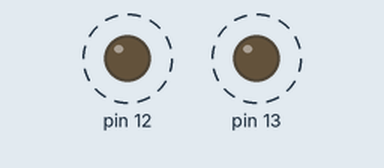
The sketch below on a simulated Arduino Uno, built with avr-gcc and run on an emulated ATmega328P. Shown: output pins drawn as LEDs (lit = HIGH). Dashed ring = blinking.

Above: at 0.2 s.
Timing chart, 0 to 3.7 s (numbered marks = the images above):
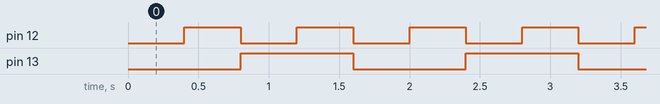

Measured:
- by itself, pin 12: alternates HIGH for 0.40 s and LOW for 0.40 s
- by itself, pin 13: alternates HIGH for 0.80 s and LOW for 0.80 s
- by itself, everything shown: repeats every 1.6 s, in 4 steps

The sketch:

atv1led.ino
```cpp
void setup() {
  // put your setup code here, to run once:
  pinMode(13, OUTPUT);
  pinMode(12, OUTPUT);
}

void loop() {
  // put your main code here, to run repeatedly:
  digitalWrite(13, LOW);
  digitalWrite(12, LOW);
  delay(400);
  digitalWrite(13, LOW);
  digitalWrite(12, HIGH);
  delay(400);
  digitalWrite(13, HIGH);
  digitalWrite(12, LOW);
  delay(400);
  digitalWrite(13, HIGH);
  digitalWrite(12, HIGH);
  delay(400);
}

//Liguei 2 LEDS e dei instruções de LIGADO/DESLIGADO
```
